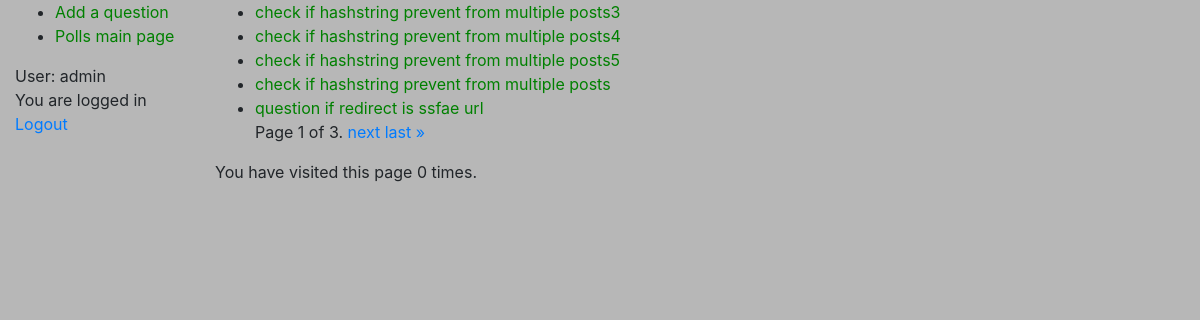
The app's page /polls/ (signed in), older data.
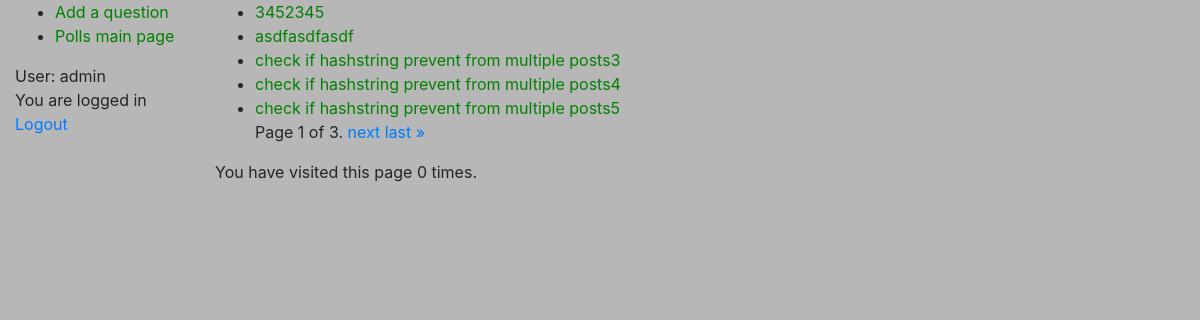
The same page, newer data.
### polls/models.py (models this page shows, shortened)
class Question(models.Model):
    question_text = models.CharField(max_length=200, unique=True)
    pub_date = models.DateTimeField(default=timezone.now) #auto_now_add=True, blank=True
    ordering = ['-pub_date']
    def was_published_recently(self):
        now = timezone.now()
        return now - datetime.timedelta(days=1) <= self.pub_date <= now
    was_published_recently.admin_order_field = 'pub_date' #by what field we sort
    was_published_recently.boolean = True #True or False changes to graphics
    was_published_recently.short_description = 'Published recently?' #what will be the column description
    class Meta: #defines what perrmisions what users can get
        permissions = (("can_add_question", "allows user to add questions"),)

### polls/views.py (the view)
# urls.py: path('', views.IndexView.as_view(), name='index'),
class IndexView(generic.ListView):
    paginate_by = 5
    template_name = 'polls/index.html' #Similarly, the ListView generic view uses a default template called <app name>/<model name>_list.html;
    def get_queryset(self): # defines how the querryset will be created, we override it to write 5 questions, not all form DB
        if self.request.user.is_authenticated:
            return Question.objects.filter(pub_date__lte=timezone.now()).annotate(choice_count=Count('choice')).filter(choice_count__gte=1).order_by('-pub_date')
        else:
            return []
    def get_context_data(self, **kwargs):
        context = super().get_context_data(**kwargs)
        num_visits = self.request.session.get('num_visits', 0)
        self.request.session['num_visits'] = num_visits + 1
        context['num_visits'] = num_visits
        return context

### polls/templates/polls/index.html (shortened to what this page needs)
{% extends "base_generic.html" %}
{% block content %}
{% load static %}
<link rel="stylesheet" type="text/css" href="{% static 'polls/style.css' %}">
{% if is_paginated %}
<ul>
    {% for question in page_obj %}
    <li><a href="{% url 'polls:detail' question.id %}">{{ question.question_text }}</a></li>
    {% endfor %}
    <div class="pagination">
    <span class="step-links">
        <span class="current">
            Page {{ page_obj.number }} of {{ page_obj.paginator.num_pages }}.
        </span>
        {% if page_obj.has_next %}
            <a href="?page={{ page_obj.next_page_number }}">next</a>
            <a href="?page={{ page_obj.paginator.num_pages }}">last &raquo;</a>
        {% endif %}
    </span>
    </div>
</ul>
{% else %}
<p>No polls are available.</p>
<p>Test of second text.</p>
{% endif %}
<p>You have visited this page {{ num_visits }}{% if num_visits == 1 %} time{% else %} times{% endif %}.</p>
{% endblock %}

### templates/base_generic.html (shortened to what this page needs)
<!DOCTYPE html>
<html lang="en">
<head>
    <link rel="stylesheet" href="https://stackpath.bootstrapcdn.com/bootstrap/4.1.3/css/bootstrap.min.css"
>
{% load static %}
{% load crispy_forms_tags %}
<link rel="stylesheet" type="text/css" href="{% static '/style.css' %}">
</head>
<body>
<div class="container-fluid">
    <div class="row">
        <div class="col-sm-2">
            {% block sidebar %}
            <ul class="sidebar-nav">
                {% if perms.polls.can_add_question %}
                <li><a href="{% url 'polls:AddQuestion' %}">Add a question</a></li>
                {% endif %}
                <li><a href="{% url 'polls:index' %}">Polls main page</a></li>
            </ul>
            {% if user.is_authenticated %}
            User: {{ user.get_username }}<br>
            You are logged in<br>
            <a href="{% url 'logout'%}?next={% url 'polls:index' %}">Logout</a><br>
            {% else %}
            You are logged out<br>
            <a href="{% url 'login'%}?next={{request.path}}">Login</a><br>
            {% endif %}
            {% endblock %}
        </div>
        <div class="col-sm-10 ">{% block content %}{% endblock %}</div>
    </div>
</div>
</body>
</html>

### static/style.css (style rules this page uses)
li a { color: green; }
body { background: white url("images/Grey_background.jpg") no-repeat; }

### polls/static/polls/style.css (style rules this page uses)
li a { color: green; }
body { background: white url("images/Grey_background.jpg") no-repeat; }

Row changes from the older to the newer data that the page shows:
no longer on this page (row unchanged): Question: question_text "check if hashstring prevent from multiple posts"
no longer on this page (row unchanged): Question: question_text "question if redirect is ssfae url"
added Question: question_text "3452345"
added Question: question_text "asdfasdfasdf"
